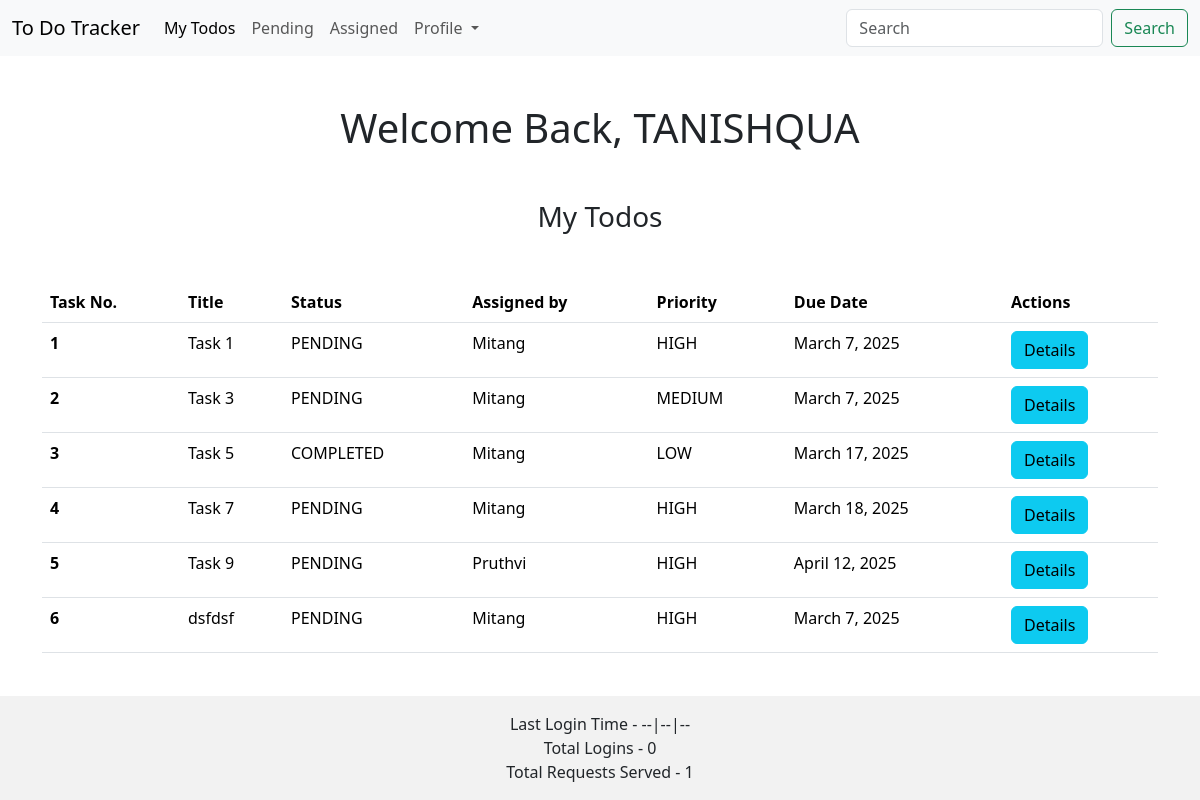
The page / (signed in) on the database as committed earlier.
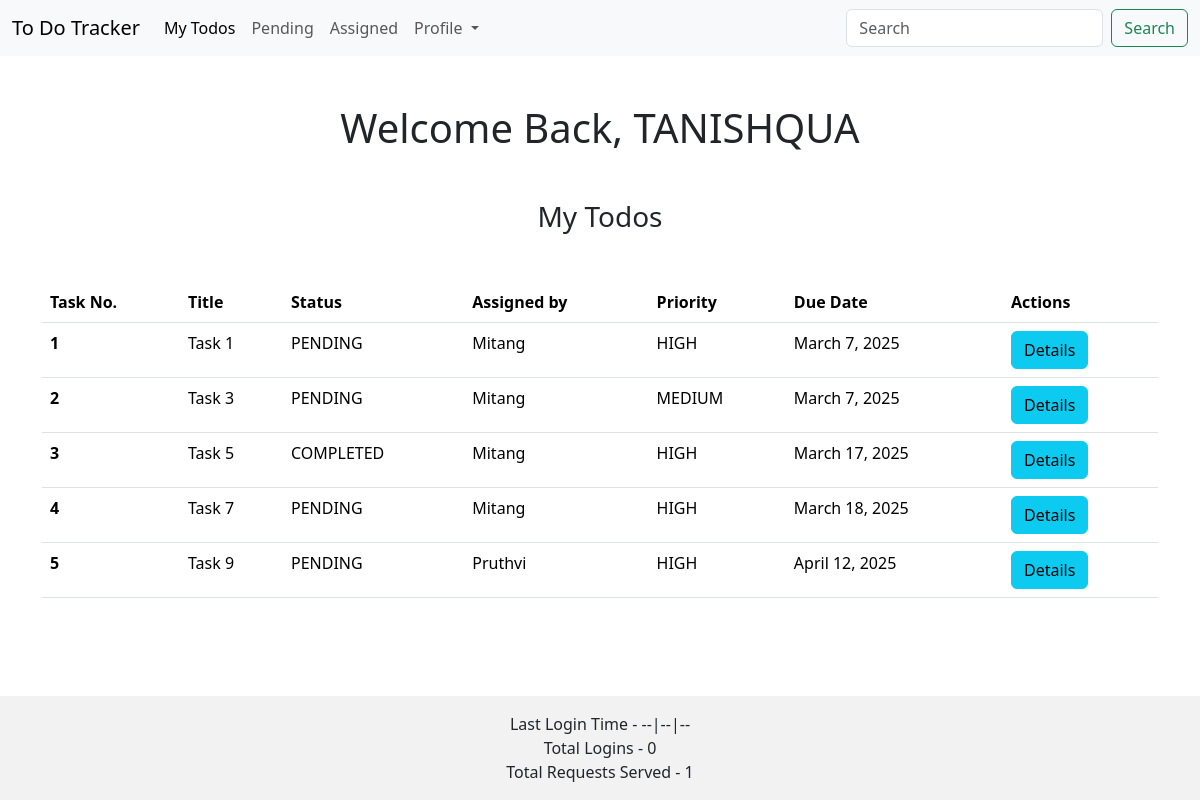
The same page on the database as committed later.
### app/models.py (models this page shows, shortened)
class TodoList(models.Model):
    priority_choice = (
        ('high', 'High'),
        ('low', 'Low'),
        ('medium', 'Medium')
    )
    status_choice = (
        ('pending', 'Pending'),
        ('completed', 'Completed')
    )
    title=models.CharField(max_length=100)
    description=models.TextField()
    due_date=models.DateField()
    priority=models.CharField(max_length=6, choices=priority_choice)
    status=models.CharField(max_length=9, choices=status_choice)
    assigned_by=models.ForeignKey(User, on_delete=models.CASCADE, related_name='assigned_tasks')
    assigned_to=models.ForeignKey(User, on_delete=models.CASCADE, related_name='received_tasks', limit_choices_to={'groups__name':'Mentee'})
    created_at=models.DateTimeField(auto_now_add=True)
    def read_all(cls, user_id):
        return cls.objects.filter(assigned_to=user_id)

### app/views.py (the view, shortened to what this page needs)
# urls.py: path('', my_todos, name='my_todos'),
@login_required(login_url='login')
def my_todos(request):
    user = User.objects.get(username=request.user)
    tasks = TodoList.read_all(TodoList, user.id)
    return render(request, 'app/my_todos.html', {'todo_list': tasks, 'search': True})

### app/templates/app/my_todos.html (shortened to what this page needs)
{% extends 'app/base.html' %} {% block content %}
<h1 class="d-flex justify-content-center align-items-center mt-5">
  {% block page %} Welcome Back, {{request.user | upper}} {% endblock page %}
</h1>
<h3 class="d-flex justify-content-around align-items-center mt-5 mb-5">
  {% block title%} My Todos {% endblock title %}
</h3>
<table class="table">
  <thead>
    <tr>
      <th scope="col">Task No.</th>
      <th scope="col">Title</th>
      <th scope="col">Status</th>
      <th scope="col">
        {% block assigned_by_title %}Assigned by{% endblock %}
      </th>
      <th scope="col">Priority</th>
      <th scope="col">Due Date</th>
      <th scope="col">Actions</th>
    </tr>
  </thead>
  <tbody>
    {% for task in todo_list %}
    <tr>
      <th scope="row">{{forloop.counter}}</th>
      <td>{{task.title}}</td>
      <td>{{task.status | upper }}</td>
      <td>
        {% block assigned_by_data %} {{task.assigned_by | capfirst }}
        {% endblock %}
      </td>
      <td>{{task.priority | upper }}</td>
      <td>{{task.due_date}}</td>
      <td>
        <a class="btn btn-info" href="{% url 'details' task.id %}"> Details </a>
      </td>
    </tr>
    {% endfor %}
  </tbody>
</table>
{% endblock content %}

Rows that differ between the two databases and show on the page:
removed TodoList: title "dsfdsf", status "PENDING", assigned_by "Mitang", priority "HIGH", due_date "March 7, 2025"
changed TodoList "Task 5": priority "LOW" → "HIGH"
